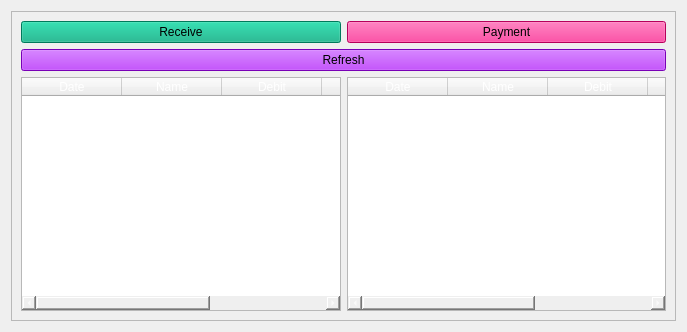
<?xml version="1.0" encoding="UTF-8"?>
<ui version="4.0">
    <class>CashFlowWidget</class>
    <widget class="QWidget" name="CashFlowWidget">
        <property name="geometry">
            <rect>
                <x>0</x>
                <y>0</y>
                <width>687</width>
                <height>332</height>
            </rect>
        </property>
        <property name="sizePolicy">
            <sizepolicy hsizetype="Preferred" vsizetype="Preferred">
                <horstretch>0</horstretch>
                <verstretch>0</verstretch>
            </sizepolicy>
        </property>
        <property name="windowTitle">
            <string>Form</string>
        </property>
        <layout class="QVBoxLayout" name="verticalLayout">
            <item>
                <widget class="QFrame" name="frame">
                    <property name="styleSheet">
                        <string notr="true"/>
                    </property>
                    <property name="frameShape">
                        <enum>QFrame::StyledPanel</enum>
                    </property>
                    <property name="frameShadow">
                        <enum>QFrame::Raised</enum>
                    </property>
                    <layout class="QVBoxLayout" name="verticalLayout_2">
                        <item>
                            <layout class="QHBoxLayout" name="horizontalLayout_2">
                                <item>
                                    <widget class="QPushButton" name="pb_add_trx_in">
                                        <property name="styleSheet">
                                            <string notr="true">background-color: rgb(0, 170, 127);</string>
                                        </property>
                                        <property name="text">
                                            <string>Receive</string>
                                        </property>
                                    </widget>
                                </item>
                                <item>
                                    <widget class="QPushButton" name="pb_add_trx_out">
                                        <property name="styleSheet">
                                            <string notr="true">background-color: rgb(255, 0, 127);</string>
                                        </property>
                                        <property name="text">
                                            <string>Payment</string>
                                        </property>
                                    </widget>
                                </item>
                            </layout>
                        </item>
                        <item>
                            <widget class="QPushButton" name="pb_cash_flow_refresh">
                                <property name="styleSheet">
                                    <string notr="true">background-color: rgb(170, 0, 255);</string>
                                </property>
                                <property name="text">
                                    <string>Refresh</string>
                                </property>
                            </widget>
                        </item>
                        <item>
                            <layout class="QHBoxLayout" name="horizontalLayout">
                                <item>
                                    <widget class="QTableWidget" name="table_cash_flow_in">
                                        <property name="styleSheet">
                                            <string notr="true">color: rgb(255, 255, 255);
                                                border-top-color: rgb(85, 255, 127);
                                            </string>
                                        </property>
                                        <column>
                                            <property name="text">
                                                <string>Date</string>
                                            </property>
                                        </column>
                                        <column>
                                            <property name="text">
                                                <string>Name</string>
                                            </property>
                                        </column>
                                        <column>
                                            <property name="text">
                                                <string>Debit</string>
                                            </property>
                                        </column>
                                        <column>
                                            <property name="text">
                                                <string>Credit</string>
                                            </property>
                                        </column>
                                        <column>
                                            <property name="text">
                                                <string>Comment</string>
                                            </property>
                                        </column>
                                    </widget>
                                </item>
                                <item>
                                    <widget class="QTableWidget" name="table_cash_flow_out">
                                        <property name="styleSheet">
                                            <string notr="true">color: rgb(255, 255, 255);
                                                border-top-color: rgb(85, 255, 127);
                                            </string>
                                        </property>
                                        <column>
                                            <property name="text">
                                                <string>Date</string>
                                            </property>
                                        </column>
                                        <column>
                                            <property name="text">
                                                <string>Name</string>
                                            </property>
                                        </column>
                                        <column>
                                            <property name="text">
                                                <string>Debit</string>
                                            </property>
                                        </column>
                                        <column>
                                            <property name="text">
                                                <string>Credit</string>
                                            </property>
                                        </column>
                                        <column>
                                            <property name="text">
                                                <string>Comment</string>
                                            </property>
                                        </column>
                                    </widget>
                                </item>
                            </layout>
                        </item>
                    </layout>
                </widget>
            </item>
        </layout>
    </widget>
    <resources/>
    <connections/>
</ui>
